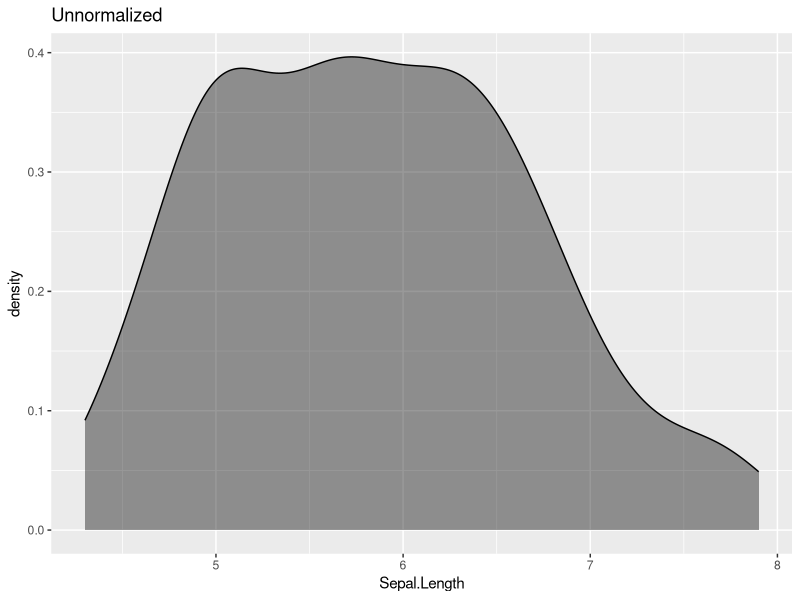
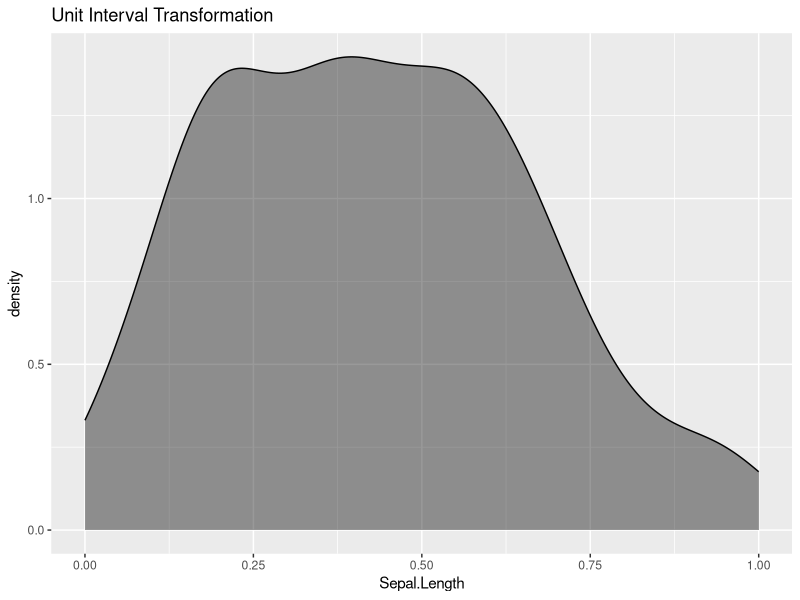
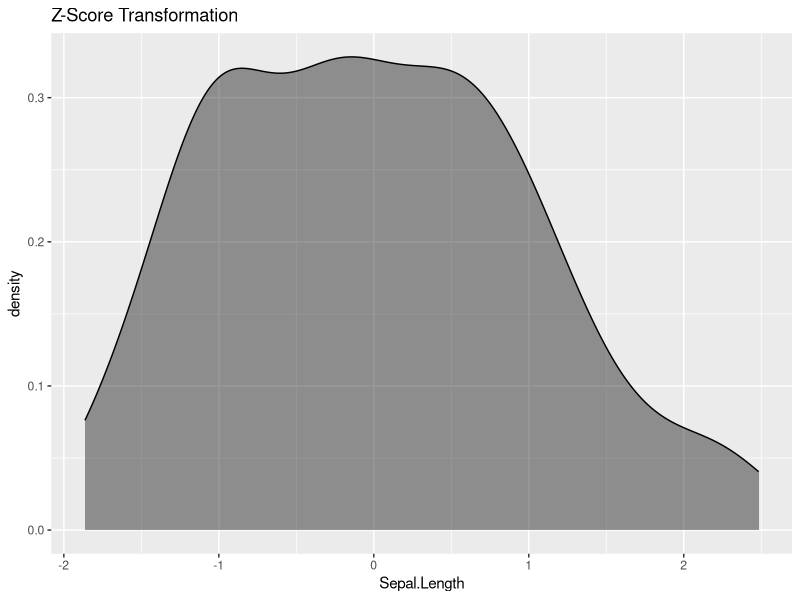
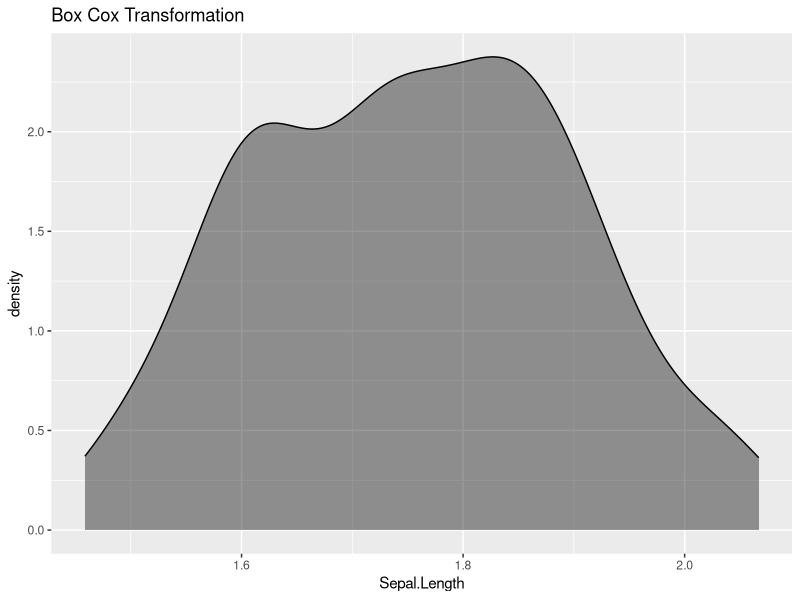
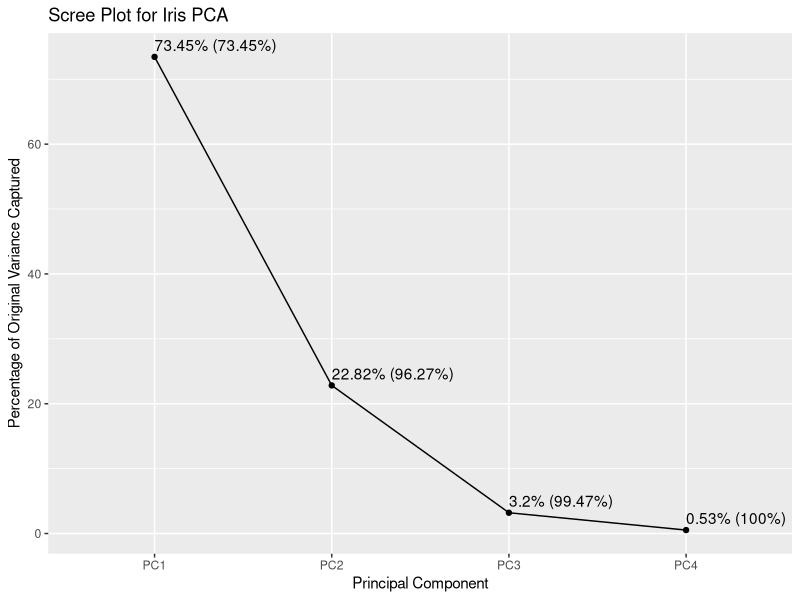
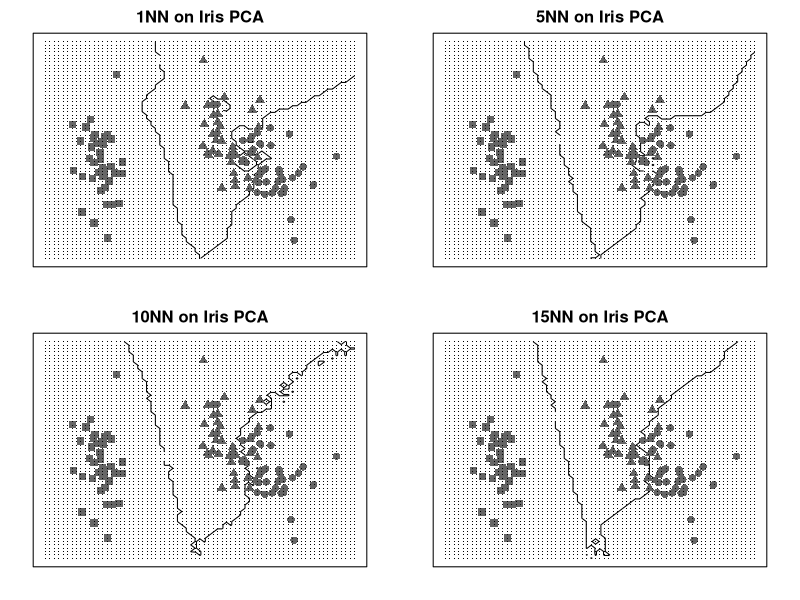

Write R code to recreate these figures, in order.
#################################
# Introducing the Iris Data Set
#################################

head(iris, n = 3)

new_sample <- c(4.8, 2.9, 3.7, 1.7)
names(new_sample)<-c("Sepal.Length","Sepal.Width","Petal.Length","Petal.Width")
new_sample

iris_features <- iris[1:4]
dist_eucl <- function(x1, x2) sqrt(sum((x1 - x2) ^ 2))
distances <- apply(iris_features,1,function(x) dist_eucl(x,new_sample))
distances_sorted <- sort(distances,index.return = T)
str(distances_sorted)

nn_5 <- iris[distances_sorted$ix[1:5],]
nn_5

#################################
# Preprocessing with caret
#################################

library("caret")
iris_numeric <- iris[1:4]
pp_unit <- preProcess(iris_numeric, method = c("range"))
iris_numeric_unit <- predict(pp_unit, iris_numeric)
pp_zscore <- preProcess(iris_numeric, method = c("center", "scale"))
iris_numeric_zscore <- predict(pp_zscore, iris_numeric)
pp_boxcox <- preProcess(iris_numeric, method = c("BoxCox"))
iris_numeric_boxcox <- predict(pp_boxcox, iris_numeric)

p1 <- ggplot(iris_numeric, aes(x=Sepal.Length)) + geom_density(color="black",fill="black",alpha=0.4)+ ggtitle("Unnormalized")
p1

p2 <- ggplot(iris_numeric_unit, aes(x=Sepal.Length)) + geom_density(color="black",fill="black",alpha=0.4)+ ggtitle("Unit Interval Transformation")
p2

p3 <- ggplot(iris_numeric_zscore, aes(x=Sepal.Length)) + geom_density(color="black",fill="black",alpha=0.4)+ ggtitle("Z-Score Transformation")
p3

p4 <- ggplot(iris_numeric_boxcox, aes(x=Sepal.Length)) + geom_density(color="black",fill="black",alpha=0.4)+ ggtitle("Box Cox Transformation")
p4

#################################
# Problematic Features
#################################

cor(iris_numeric)

iris_cor <- cor(iris_numeric)
findCorrelation(iris_cor)
findCorrelation(iris_cor,cutoff=0.99)
findCorrelation(iris_cor,cutoff=0.80)

new_iris <- iris_numeric
new_iris$Cmb <- 6.7*new_iris$Sepal.Length - 0.9*new_iris$Petal.Width
set.seed(68)
new_iris$Cmb.N <- new_iris$Cmb + rnorm(nrow(new_iris),sd=0.1)
options(digits = 4)
head(new_iris, n = 3)

findLinearCombos(new_iris)

newer_iris <- iris_numeric
newer_iris$ZV <- 6.5
newer_iris$Yellow <- ifelse(rownames(newer_iris)==1,T,F)
head(newer_iris,n=3)

nearZeroVar(newer_iris)
nearZeroVar(newer_iris, saveMetrics=T)

#################################
# Principal Components Analysis
#################################

pp_pca <- preProcess(iris_numeric, method=c("BoxCox", "center", "scale", "pca"), thresh=0.95)
iris_numeric_pca <- predict(pp_pca, iris_numeric)
head(iris_numeric_pca, n=3)

options(digits=2)
pp_pca$rotation

pp_pca_full <- preProcess(iris_numeric, method=c("BoxCox", "center", "scale", "pca"), pcaComp=4)
iris_pca_full <- predict(pp_pca_full, iris_numeric)
pp_pca_var <- apply(iris_pca_full,2,var)
iris_pca_var <- data.frame(Variance = round(100*pp_pca_var/sum(pp_pca_var),2), CumulativeVariance = round(100*cumsum(pp_pca_var) / sum(pp_pca_var),2))
iris_pca_var

p <- ggplot(data=iris_pca_var) 
p <- p + aes(x=rownames(iris_pca_var), y=Variance, group=1) 
p <- p + geom_line() 
p <- p + geom_point() 
p <- p + xlab("Principal Component") 
p <- p + ylab ("Percentage of Original Variance Captured")
p <- p +  ggtitle("Scree Plot for Iris PCA") 
p <- p + geom_text(aes(label = paste(Variance, "% (", CumulativeVariance, "%)", sep = ""), parse = F),hjust=0, vjust=-0.5)
p

#################################
# k-Nearest Neighbors
#################################

set.seed(2412)
iris_sampling_vector <- createDataPartition(iris$Species, p = 0.8, list = FALSE)

iris_train <- iris_numeric[iris_sampling_vector,]
iris_train_z <- iris_numeric_zscore[iris_sampling_vector,]
iris_train_pca <- iris_numeric_pca[iris_sampling_vector,]
iris_train_labels <- iris$Species[iris_sampling_vector]

iris_test <- iris_numeric[-iris_sampling_vector,]
iris_test_z <- iris_numeric_zscore[-iris_sampling_vector,]
iris_test_pca <- iris_numeric_pca[-iris_sampling_vector,]
iris_test_labels <- iris$Species[-iris_sampling_vector]

knn_model <- knn3(iris_train, iris_train_labels, k = 5)
knn_model_z <- knn3(iris_train_z, iris_train_labels, k = 5)
knn_model_pca <- knn3(iris_train_pca, iris_train_labels, k = 5)

#################################
# kNN Contour Plots
#################################

require(class)

layout(matrix(1:4,2,2, byrow=T))

for (k in c(1,5,10,15)) {
	x <- iris_train_pca
	px1 <- seq(from=-3.5, to=3.5, by=0.1)
	px2 <- seq(from=-3.0, to=3.5, by=0.1)
	g <- iris_train_labels
	xnew <- as.matrix(expand.grid(px1, px2))
	mod15 <- knn(x, xnew, g, k=k, prob=F)
	prob <- ifelse(mod15=="setosa", 1.0, ifelse(mod15=="virginica", 0.6, 0.1))
	prob15 <- matrix(prob, length(px1), length(px2))
	par(mar=rep(2,4))
	contour(px1, px2, prob15, levels=c(0.2), labels="", xlab="", ylab="", main=paste(k,"NN on Iris PCA",sep=""), axes=FALSE)
	train_pch <- ifelse(g=="setosa", 15, ifelse(g=="virginica", 16, 17))
	grid_pch <- ifelse(mod15=="setosa", 15, ifelse(mod15=="virginica", 16 , 17))
	points(x, pch=train_pch, cex=1.2, col="gray40")
	gd <- expand.grid(x=px1, y=px2)
	points(gd, pch=".", cex=0.4)
	box()
}

#################################
# Assessing Models
#################################

knn_predictions_prob <- predict(knn_model, iris_test, type="prob")
tail(knn_predictions_prob, n=3)

knn_predictions <- predict(knn_model, iris_test, type="class")
knn_predictions_z <- predict(knn_model_z, iris_test_z, type="class")
knn_predictions_pca <- predict(knn_model_pca, iris_test_pca, type="class")

postResample(knn_predictions, iris_test_labels)
postResample(knn_predictions_z, iris_test_labels)
postResample(knn_predictions_pca, iris_test_labels)

table(knn_predictions,iris_test_labels)

#################################
# Binary Classification
#################################

set.seed(56)
actual <- rbinom(100000, 1, 1/10000)
a_f <- as.factor(ifelse(actual==1,"positive","negative"))
set.seed(59)
predicted <- rbinom(100000, 1, 1/1000)
p_f <- as.factor(ifelse((predicted+actual)==1,"positive","negative"))
table(actual=a_f,predicted=p_f)
